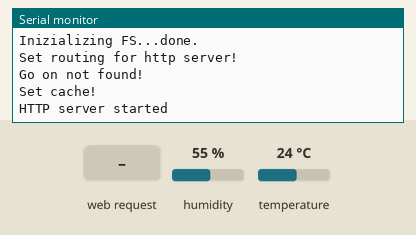
Simulated run of this sketch. Board: ESP8266 (Wemos D1 mini). On the bench: the last lines printed to the serial monitor. The test bench sets the inputs (shaded band); at power-on: humidity 55 %, temperature 24 °C. WiFi joins after 1.5 s; servers stay silent unless stated; storage starts empty.

Above: at 2.7 s.
2.8 s: HTTP request GET /login received
At 4.0 s:
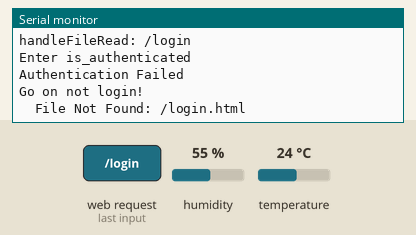
4.3 s: HTTP request GET /logout received
At 4.9 s:
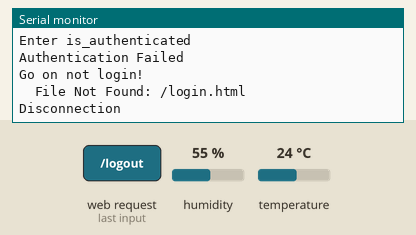
5.8 s: HTTP request GET /temperatureHumidity received
At 6.1 s:
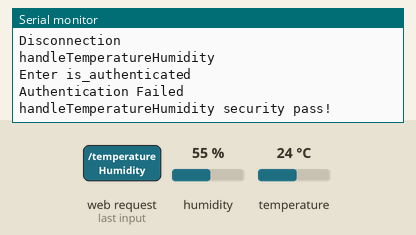

The sketch:

esp8266_TemperatureHumiditySecureWebServer.ino
```cpp
/*
 *  WeMos D1 mini (esp8266)
 *  Simple web server that read from SPIFFS and
 *  stream on browser various type of file
 *  and manage gzip format also.
 *  Here I add a management of a token authentication
 *  with a custom login form, and relative logout.
 *
 * DHT12 library https://www.mischianti.org/2019/01/01/dht12-library-en/
 *
 * DHT12      ----- Esp8266
 * SDL        ----- D1
 * SDA        ----- D2
 *
 *  by Mischianti Renzo <https://www.mischianti.org>
 *
 *  https://www.mischianti.org/category/tutorial/how-to-create-a-web-server-with-esp8266-and-esp32/
 *
 */
#include <ESP8266WiFi.h>
#include <ESP8266WebServer.h>
#include <FS.h>
#include "Hash.h"
#include <DHT12.h>
#include <ArduinoJson.h>

const char* ssid = "<YOUR-SSID>";
const char* password = "<YOUR-PASSWD>";

const char* www_username = "admin";
const char* www_password = "esp8266";

// Set dht12 i2c comunication on default Wire pin
DHT12 dht12;

ESP8266WebServer httpServer(80);

void serverRouting();

void setup(void) {
	Serial.begin(115200);
	WiFi.mode(WIFI_STA);
	WiFi.begin(ssid, password);
	Serial.println("");
	// Start sensor
	dht12.begin();

	// Wait for connection
	while (WiFi.status() != WL_CONNECTED) {
		delay(500);
		Serial.print(".");
	}

	Serial.println("");
	Serial.print("Connected to ");
	Serial.println(ssid);
	Serial.print("IP address: ");
	Serial.println(WiFi.localIP());

	Serial.print(F("Inizializing FS..."));
	if (SPIFFS.begin()) {
		Serial.println(F("done."));
	} else {
		Serial.println(F("fail."));
	}

	Serial.println("Set routing for http server!");
	serverRouting();
	httpServer.begin();
	Serial.println("HTTP server started");
}

void loop(void) {
	httpServer.handleClient();
}

String getContentType(String filename) {
	if (filename.endsWith(F(".htm"))) return F("text/html");
	else if (filename.endsWith(F(".html"))) return F("text/html");
	else if (filename.endsWith(F(".css"))) return F("text/css");
	else if (filename.endsWith(F(".js"))) return F("application/javascript");
	else if (filename.endsWith(F(".json"))) return F("application/json");
	else if (filename.endsWith(F(".png"))) return F("image/png");
	else if (filename.endsWith(F(".gif"))) return F("image/gif");
	else if (filename.endsWith(F(".jpg"))) return F("image/jpeg");
	else if (filename.endsWith(F(".jpeg"))) return F("image/jpeg");
	else if (filename.endsWith(F(".ico"))) return F("image/x-icon");
	else if (filename.endsWith(F(".xml"))) return F("text/xml");
	else if (filename.endsWith(F(".pdf"))) return F("application/x-pdf");
	else if (filename.endsWith(F(".zip"))) return F("application/x-zip");
	else if (filename.endsWith(F(".gz"))) return F("application/x-gzip");
	return F("text/plain");
}

bool handleFileRead(String path) {
	Serial.print(F("handleFileRead: "));
	Serial.println(path);

	if (!is_authenticated()) {
		Serial.println(F("Go on not login!"));
		path = F("/login.html");
	} else {
		if (path.endsWith("/")) path += F("index.html"); // If a folder is requested, send the index file
	}
	String contentType = getContentType(path);             	// Get the MIME type
	String pathWithGz = path + F(".gz");
	if (SPIFFS.exists(pathWithGz) || SPIFFS.exists(path)) { // If the file exists, either as a compressed archive, or normal
		if (SPIFFS.exists(pathWithGz)) { // If there's a compressed version available
			path += F(".gz");                      // Use the compressed version
		}
		fs::File file = SPIFFS.open(path, "r");                 // Open the file
		size_t sent = httpServer.streamFile(file, contentType); // Send it to the client
		file.close();                                    // Close the file again
		Serial.println(
				String(F("\tSent file: ")) + path + String(F(" of size "))
						+ sent);
		return true;
	}
	Serial.println(String(F("\tFile Not Found: ")) + path);
	return false;                     // If the file doesn't exist, return false
}

void handleNotFound() {
	String message = "File Not Found\n\n";
	message += "URI: ";
	message += httpServer.uri();
	message += "\nMethod: ";
	message += (httpServer.method() == HTTP_GET) ? "GET" : "POST";
	message += "\nArguments: ";
	message += httpServer.args();
	message += "\n";

	for (uint8_t i = 0; i < httpServer.args(); i++) {
		message += " " + httpServer.argName(i) + ": " + httpServer.arg(i)
				+ "\n";
	}

	httpServer.send(404, "text/plain", message);
}

void handleLogin() {
	Serial.println("Handle login");
	String msg;
	if (httpServer.hasHeader("Cookie")) {
		// Print cookies
		Serial.print("Found cookie: ");
		String cookie = httpServer.header("Cookie");
		Serial.println(cookie);
	}

	if (httpServer.hasArg("username") && httpServer.hasArg("password")) {
		Serial.print("Found parameter: ");

		if (httpServer.arg("username") == String(www_username) && httpServer.arg("password") == String(www_password)) {
			httpServer.sendHeader("Location", "/");
			httpServer.sendHeader("Cache-Control", "no-cache");

			String token = sha1(String(www_username) + ":" + String(www_password) + ":" + httpServer.client().remoteIP().toString());
			httpServer.sendHeader("Set-Cookie", "ESPSESSIONID=" + token);

			httpServer.send(301);
			Serial.println("Log in Successful");
			return;
		}
		msg = "Wrong username/password! try again.";
		Serial.println("Log in Failed");
		httpServer.sendHeader("Location", "/login.html?msg=" + msg);
		httpServer.sendHeader("Cache-Control", "no-cache");
		httpServer.send(301);
		return;
	}
}

/**
 * Manage logout (simply remove correct token and redirect to login form)
 */
void handleLogout() {
	Serial.println("Disconnection");
	httpServer.sendHeader("Location", "/login.html?msg=User disconnected");
	httpServer.sendHeader("Cache-Control", "no-cache");
	httpServer.sendHeader("Set-Cookie", "ESPSESSIONID=0");
	httpServer.send(301);
	return;
}

/**
 * Retrieve temperature humidity realtime data
 */
void handleTemperatureHumidity(){
	Serial.println("handleTemperatureHumidity");

	manageSecurity();

	Serial.println("handleTemperatureHumidity security pass!");

	const size_t capacity = 1024;
	DynamicJsonDocument doc(capacity);

	doc["humidity"] = dht12.readHumidity();
	doc["temp"] = dht12.readTemperature();

// If you don't have a DHT12 put only the library
// comment upper line and decomment this line
//	doc["humidity"] = random(10,80);
//	doc["temp"] = random(1000,3500)/100.;

	String buf;
	serializeJson(doc, buf);
	httpServer.send(200, F("application/json"), buf);
}

//Check if header is present and correct
bool is_authenticated() {
	Serial.println("Enter is_authenticated");
	if (httpServer.hasHeader("Cookie")) {
		Serial.print("Found cookie: ");
		String cookie = httpServer.header("Cookie");
		Serial.println(cookie);

		String token = sha1(String(www_username) + ":" +
				String(www_password) + ":" +
				httpServer.client().remoteIP().toString());

		if (cookie.indexOf("ESPSESSIONID=" + token) != -1) {
			Serial.println("Authentication Successful");
			return true;
		}
	}
	Serial.println("Authentication Failed");
	return false;
}

void manageSecurity(){
	if (!is_authenticated()) {
		httpServer.send(401, F("application/json"), "{\"msg\": \"You must authenticate!\"}");
		return;
	}
}

void restEndPoint(){
	// External rest end point (out of authentication)
	httpServer.on("/login", HTTP_POST, handleLogin);
	httpServer.on("/logout", HTTP_GET, handleLogout);

	httpServer.on("/temperatureHumidity", HTTP_GET, handleTemperatureHumidity);
}

void serverRouting() {
	restEndPoint();

	// Manage Web Server
	Serial.println(F("Go on not found!"));
	httpServer.onNotFound([]() {               // If the client requests any URI
				Serial.println(F("On not found"));
				if (!handleFileRead(httpServer.uri())) { // send it if it exists
					handleNotFound();// otherwise, respond with a 404 (Not Found) error
				}
			});

	Serial.println(F("Set cache!"));
	// Serve a file with no cache so every tile It's downloaded
	httpServer.serveStatic("/configuration.json", SPIFFS, "/configuration.json", "no-cache, no-store, must-revalidate");
	// Server all other page with long cache so browser chaching they
	httpServer.serveStatic("/", SPIFFS, "/", "max-age=31536000");

	//here the list of headers to be recorded
	const char * headerkeys[] = { "User-Agent", "Cookie" };
	size_t headerkeyssize = sizeof(headerkeys) / sizeof(char*);
	//ask server to track these headers
	httpServer.collectHeaders(headerkeys, headerkeyssize);
}
```

Measured:
- after the input at 2.8 s, the serial monitor: prints a new line at once (image 1)
- after the input at 4.3 s, the serial monitor: prints a new line at once (image 2)
- after the input at 5.8 s, the serial monitor: prints a new line at once (image 3)
